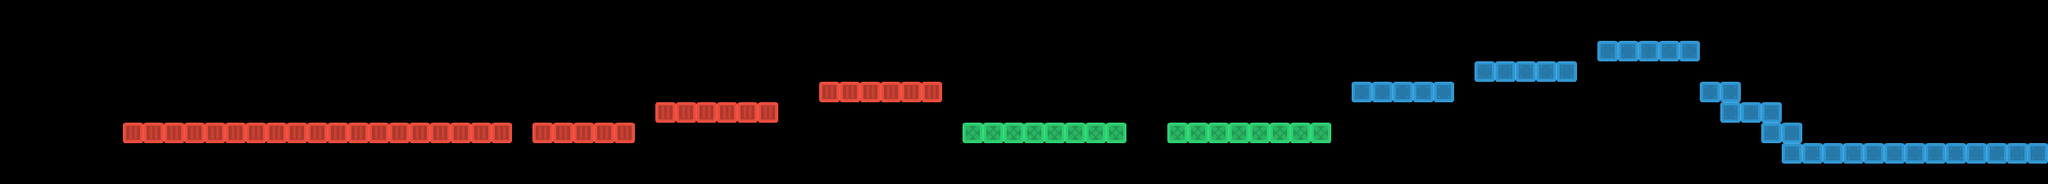

Tiled map render using the project's own tile images. Description and the map definition, with tile-layer contents summarised, below:
An orthogonal 100x9 tile map with 32x32 px tiles, 3 tile layers (green, blue, red), 3 tilesets and 10 objects.

<map version="1.0" tiledversion="1.0.2" orientation="orthogonal" renderorder="left-up" width="100" height="9" tilewidth="32" tileheight="32" nextobjectid="24">
 <tileset firstgid="1" source="redBlock.tsx" />
 <tileset firstgid="2" source="greenBlock.tsx" />
 <tileset firstgid="3" source="blueBlock.tsx" />
 <objectgroup name="spawnPoint">
  <object id="4" x="448" y="128">
   <ellipse />
  </object>
 </objectgroup>
 <objectgroup name="coins">
  <object id="15" x="960" y="160">
   <ellipse />
  </object>
  <object id="16" x="992" y="128">
   <ellipse />
  </object>
  <object id="18" x="1184" y="128">
   <ellipse />
  </object>
  <object id="19" x="1216" y="96">
   <ellipse />
  </object>
  <object id="20" x="2190" y="96">
   <ellipse />
  </object>
  <object id="21" x="2382" y="66">
   <ellipse />
  </object>
  <object id="22" x="2578" y="33">
   <ellipse />
  </object>
  <object id="23" x="1793" y="111">
   <ellipse />
  </object>
 </objectgroup>
 <objectgroup name="end">
  <object id="3" x="3008" y="160">
   <ellipse />
  </object>
 </objectgroup>
 <layer name="green" width="100" height="9">
  <data>[900 cells, 16 non-empty, 1 distinct tile ids]</data>
 </layer>
 <layer name="blue" width="100" height="9">
  <data>[900 cells, 35 non-empty, 1 distinct tile ids]</data>
 </layer>
 <layer name="red" width="100" height="9">
  <data>[900 cells, 36 non-empty, 1 distinct tile ids]</data>
 </layer>
</map>
